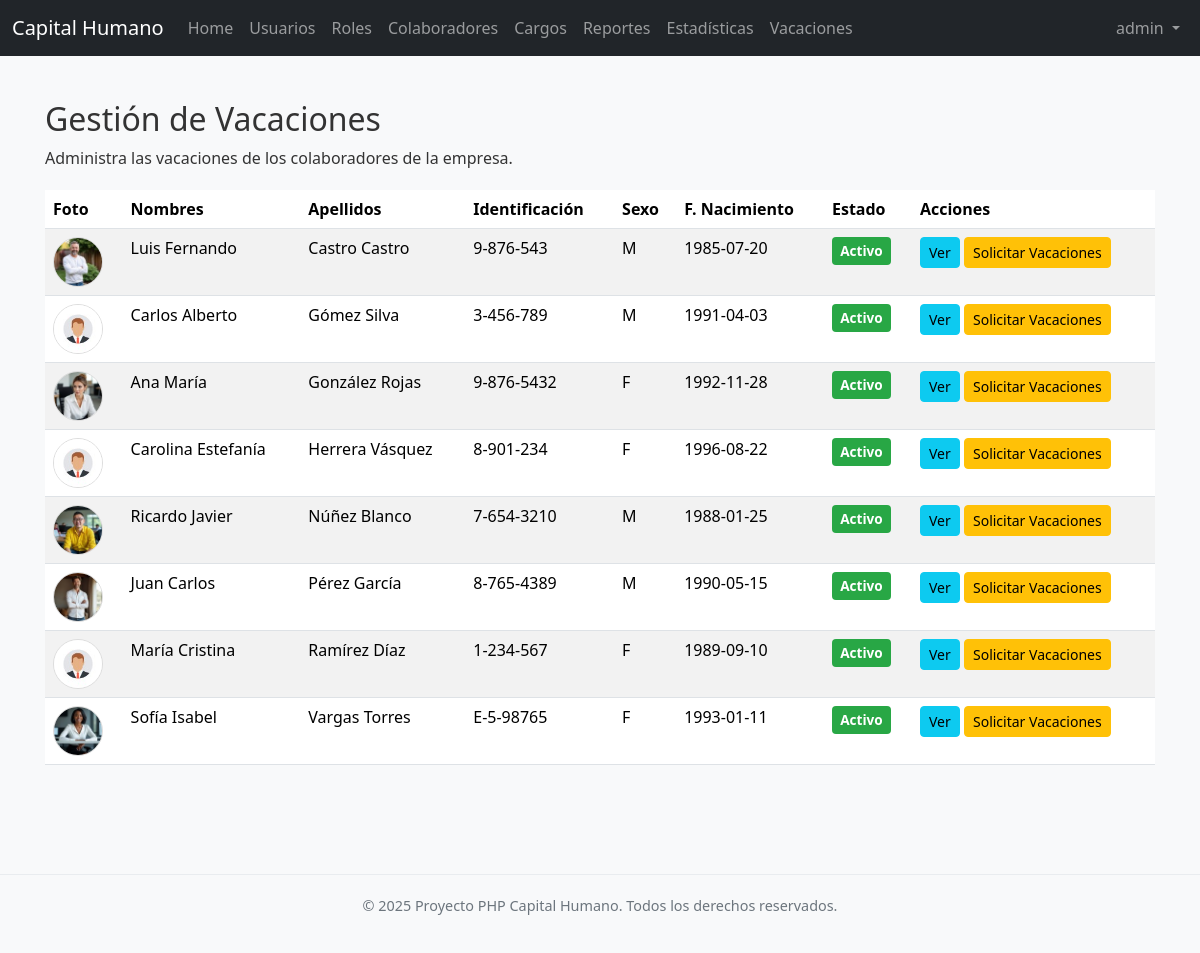
Screenshot of /vacaciones/vacacionesView.php (signed in) with the database file from the repository.
### tables this page shows
CREATE TABLE IF NOT EXISTS `colaboradores` (
  `id_colaborador` int NOT NULL AUTO_INCREMENT,
  `primer_nombre` varchar(100) NOT NULL,
  `segundo_nombre` varchar(100) DEFAULT NULL,
  `primer_apellido` varchar(100) NOT NULL,
  `segundo_apellido` varchar(100) DEFAULT NULL,
  `sexo` enum('M','F','Otro') NOT NULL,
  `identificacion` varchar(20) NOT NULL,
  `fecha_nacimiento` date NOT NULL,
  `correo_personal` varchar(255) DEFAULT NULL,
  `telefono` varchar(20) DEFAULT NULL,
  `celular` varchar(20) DEFAULT NULL,
  `direccion` text,
  `ruta_foto_perfil` varchar(255) DEFAULT NULL,
  `ruta_historial_academico_pdf` varchar(255) DEFAULT NULL,
  `fecha_creacion` timestamp NULL DEFAULT CURRENT_TIMESTAMP,
  `activo` tinyint(1) DEFAULT '1',
  `estatus_id` int NOT NULL DEFAULT '4',
  `fecha_ingreso` date NOT NULL,
  `fecha_salida` date DEFAULT NULL,
  PRIMARY KEY (`id_colaborador`),
  UNIQUE KEY `identificacion` (`identificacion`),
  KEY `colaborador_fk` (`estatus_id`)
);

### vacaciones/funciones.php (called while the page is built, shortened)
<?php
function getColaboradores($link, $mostrar_inactivos = false) {
    $colaboradores = [];
    $sql = "SELECT * FROM colaboradores";
    if (!$mostrar_inactivos) {
        $sql .= " WHERE activo = 1";
    }
    $sql .= " ORDER BY primer_apellido ASC, primer_nombre ASC";
    if ($result = mysqli_query($link, $sql)) {
        while ($row = mysqli_fetch_assoc($result)) {
            $colaboradores[] = $row;
        }
    }
    return $colaboradores;
}
?>

### vacaciones/vacacionesView.php (the view, shortened to what this page needs)
<?php
require_once '../config.php';
require_once 'funciones.php';
require_once '../classes/Footer.php';
require_once '../includes/navbar.php';
require_once 'Vacaciones.php';
$mostrar_inactivos_param = isset($_GET['mostrar_inactivos']) && $_GET['mostrar_inactivos'] == 'true';
$colaboradores = getColaboradores($link, $mostrar_inactivos_param);
?>
    <!DOCTYPE html>
    <html lang="es">
<head>
    <link href="https://cdn.jsdelivr.net/npm/bootstrap@5.3.3/dist/css/bootstrap.min.css" rel="stylesheet">
    <link rel="stylesheet" href="../css/style.css">
    <link rel="stylesheet" href="https://cdn.jsdelivr.net/npm/bootstrap-icons@1.10.5/font/bootstrap-icons.css">
</head>
<body>
<div class="container mt-4 content-wrapper">
    <h2>Gestión de Vacaciones</h2>
    <p>Administra las vacaciones de los colaboradores de la empresa.</p>
    <?php if (!empty($colaboradores)): ?>
        <div class="table-responsive">
            <table class="table table-striped table-hover">
                <thead>
                <tr>
                    <th>Foto</th>
                    <th>Nombres</th>
                    <th>Apellidos</th>
                    <th>Identificación</th>
                    <th>Sexo</th>
                    <th>F. Nacimiento</th>
                    <th>Estado</th> <th>Acciones</th>
                </tr>
                </thead>
                <tbody>
                <?php foreach ($colaboradores as $colaborador): ?>
                    <tr>
                        <td>
                            <?php if (!empty($colaborador['ruta_foto_perfil'])): ?>
                                <?php
                                $base_foto_name = basename($colaborador['ruta_foto_perfil']);
                                $thumbnail_url = URL_BASE_FOTOS . 'thumb_' . $base_foto_name;
                                $original_url = URL_BASE_FOTOS . 'original_' . $base_foto_name;
                                ?>
                                <a href="<?php echo htmlspecialchars($original_url); ?>" target="_blank" title="Ver foto original">
                                    <img src="<?php echo htmlspecialchars($thumbnail_url); ?>" alt="Foto de Perfil" class="photo-thumbnail">
                                </a>
                            <?php else: ?>
                                <img src="https://via.placeholder.com/50?text=No+Foto" alt="Sin Foto" class="photo-thumbnail">
                            <?php endif; ?>
                        </td>
                        <td><?php echo htmlspecialchars($colaborador['primer_nombre'] . ' ' . $colaborador['segundo_nombre']); ?></td>
                        <td><?php echo htmlspecialchars($colaborador['primer_apellido'] . ' ' . $colaborador['segundo_apellido']); ?></td>
                        <td><?php echo htmlspecialchars($colaborador['identificacion']); ?></td>
                        <td><?php echo htmlspecialchars($colaborador['sexo']); ?></td>
                        <td><?php echo htmlspecialchars($colaborador['fecha_nacimiento']); ?></td>
                        <td>
                            <?php if ($colaborador['activo'] == 1): ?>
                                <span class="status-badge active">Activo</span>
                            <?php else: ?>
                                <span class="status-badge inactive">Inactivo</span>
                            <?php endif; ?>
                        </td>
                        <td>
                            <a href="../colaboradores/ver.php?id=<?php echo $colaborador['id_colaborador']; ?>" class="btn btn-info btn-sm">Ver</a>
                            <?php
                            $colaborador_id = $colaborador['id_colaborador'];
                            ?>
                            <button type="button" class="btn btn-warning btn-sm" data-bs-toggle="modal" data-bs-target="#modalVacaciones<?= $colaborador_id ?>">
                                Solicitar Vacaciones
                            </button>
                        </td>
                    </tr>
                <?php endforeach; ?>
                </tbody>
            </table>
        </div>
    <?php else: ?>
        <div class="alert alert-info">No hay colaboradores registrados en el sistema.</div>
    <?php endif; ?>
</div>
<?php
if (class_exists('Footer')) {
    $footer = new Footer();
    $footer->render();
} else {
    echo '<footer class="footer">';
    echo '  <div class="container">';
    echo '      <p>&copy; ' . date("Y") . ' Proyecto PHP Capital Humano. Todos los derechos reservados.</p>';
    echo '  </div>';
    echo '</footer>';
}
?>
</body>
    </html><?php

### css/style.css (style rules this page uses)
body { font-family: 'Segoe UI', 'Helvetica Neue', Arial, sans-serif; margin: 0; color: #333; display: flex; flex-direction: column; min-height: 100vh; overflow-x: hidden; background-color: #f8f9fa; }
.content, .content-wrapper { flex: 1; overflow-y: auto; padding: 20px 15px; min-height: calc(100vh - 56px - 60px); }
.photo-thumbnail { width: 50px; height: 50px; object-fit: cover; border-radius: 50%; border: 1px solid #ddd; }
.status-badge { padding: .3em .6em; border-radius: .25rem; font-size: 0.85em; font-weight: bold; display: inline-block; }
.status-badge.active { background-color: #28a745; color: white; }

### vacaciones/vacacionesView.php (style rules this page uses)
body { display: flex; flex-direction: column; min-height: 100vh; }
.content-wrapper { flex: 1; padding-bottom: 50px; }
.table-responsive { margin-top: 20px; }
.photo-thumbnail { width: 50px; height: 50px; object-fit: cover; border-radius: 50%; border: 1px solid #ddd; }
.status-badge { padding: .3em .6em; border-radius: .25rem; font-size: 0.85em; font-weight: bold; }
.status-badge.active { background-color: #28a745; color: white; }

### rows the page displays
colaboradores: ruta_foto_perfil (picture), primer_nombre+segundo_nombre "Luis Fernando", primer_apellido+segundo_apellido "Castro Castro", identificacion "9-876-543", sexo "M", fecha_nacimiento "1985-07-20", activo "Activo"
colaboradores: ruta_foto_perfil (picture), primer_nombre+segundo_nombre "Carlos Alberto", primer_apellido+segundo_apellido "Gómez Silva", identificacion "3-456-789", sexo "M", fecha_nacimiento "1991-04-03", activo "Activo"
colaboradores: ruta_foto_perfil (picture), primer_nombre+segundo_nombre "Ana María", primer_apellido+segundo_apellido "González Rojas", identificacion "9-876-5432", sexo "F", fecha_nacimiento "1992-11-28", activo "Activo"
colaboradores: ruta_foto_perfil (picture), primer_nombre+segundo_nombre "Carolina Estefanía", primer_apellido+segundo_apellido "Herrera Vásquez", identificacion "8-901-234", sexo "F", fecha_nacimiento "1996-08-22", activo "Activo"
colaboradores: ruta_foto_perfil (picture), primer_nombre+segundo_nombre "Ricardo Javier", primer_apellido+segundo_apellido "Núñez Blanco", identificacion "7-654-3210", sexo "M", fecha_nacimiento "1988-01-25", activo "Activo"
colaboradores: ruta_foto_perfil (picture), primer_nombre+segundo_nombre "Juan Carlos", primer_apellido+segundo_apellido "Pérez García", identificacion "8-765-4389", sexo "M", fecha_nacimiento "1990-05-15", activo "Activo"
colaboradores: ruta_foto_perfil (picture), primer_nombre+segundo_nombre "María Cristina", primer_apellido+segundo_apellido "Ramírez Díaz", identificacion "1-234-567", sexo "F", fecha_nacimiento "1989-09-10", activo "Activo"
colaboradores: ruta_foto_perfil (picture), primer_nombre+segundo_nombre "Sofía Isabel", primer_apellido+segundo_apellido "Vargas Torres", identificacion "E-5-98765", sexo "F", fecha_nacimiento "1993-01-11", activo "Activo"

### other values shown
$_SESSION["username"] "admin"
